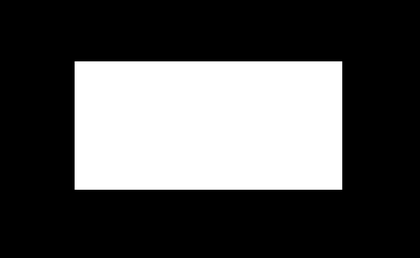
%> input picture 19_signature/image.bmp, 420 x 258 px, shrunk from 670 x 412 before the run
$ octave script.m   (GNU Octave 9; MATLAB toolbox functions it lacks are replaced by stand-ins)
%> lines starting %> are read from the running program, lines starting %| are printed output that depends on the picture; in (x1, y1, x2, y2) boxes, pixels count from 0 and x2, y2 are one past the last pixel; in counts of white or black regions, pixels touching at a corner belong together; the program's own positions count from 1
clc, clear all, close all;

image = rgb2gray(imread('image.bmp'));
%> image: size 258x420 uint8; min 0, max 255, mean 80.9
edge_image = edge(image);
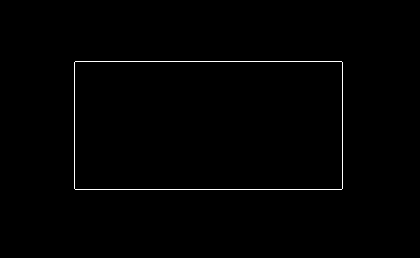
%> edge_image: size 258x420 logical; 0.73% white in thin lines or dots, all inside (x1, y1, x2, y2) = (74, 61, 343, 190)

[rows, cols] = size(image);
%> rows = 258; cols = 420
pixel = 0;
for i = 1:rows
	for j = 1:cols
		if edge_image(i, j) == 1
			pixel = pixel + 1;
			row_counter(pixel) = i;
			column_counter(pixel) = j;
		end
	end
end
%> after the loop, column_counter = 788 values, max 343 at index 269, min 75 at index 268, mean 209; pixel = 788; row_counter = 788 values from 62 to 190

sum_rows = sum(row_counter);
%> sum_rows = 99288
sum_cols = sum(column_counter);
%> sum_cols = 164692
x = round(sum_rows/pixel);
%> x = 126
y = round(sum_cols/pixel);
%> y = 209

edge_image(x-1:x+1, y-1:y+1) = 1;

figure, imshow(edge_image)

for i = 1:pixel
	firm(i) = sqrt((x - row_counter(i))^2 + (y - column_counter(i))^2);
end
%> after the loop, firm = 788 values, max 148.1 at index 268, min 64 at index 134, mean 110.3

figure, plot(firm)
%> after `plot(firm)`:
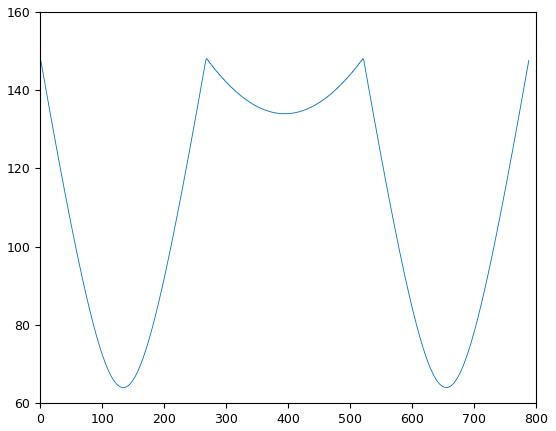
%> figure redrawn from the program's plot data; curve peaks at x = 268, y = 148.1
